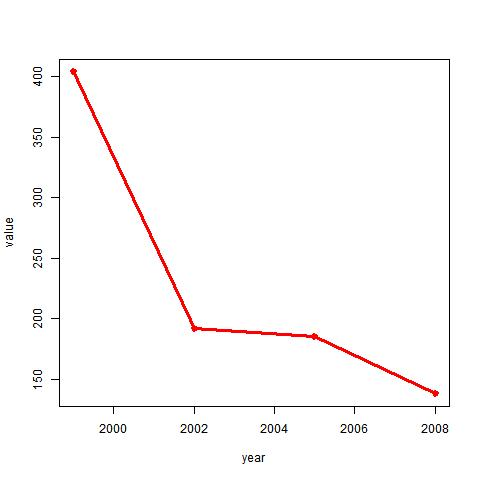

R code for this plot:
df<- readRDS("summary.rds")
str(df)
sum(is.na(df))
library(dplyr)

motor <- grepl("Vehicle",map$SCC.Level.Two)
sub_map <- map[motor,]
motor_merge <- merge(sub_map,baltimore,by="SCC")
motor_emission_baltimore <- cbind(motor_merge$Emissions,motor_merge$year)

motor_year <- baltimore$year[as.character(baltimore$SCC)==as.character(motor)]
motor_Pollutant <- baltimore$Pollutant[baltimore$SCC==as.character(motor)]
baltimore_motor_by_year <- cbind(motor_year,motor_Pollutant)
motor_emission_baltimore <- as.data.frame(motor_emission_baltimore)
baltimore_emission_by_year <- motor_emission_baltimore %>% group_by(year) %>% summarise(value=sum(emission))
jpeg("Plot5.png")
plot(baltimore_emission_by_year,type="o",col="red",lwd=3)
dev.off()